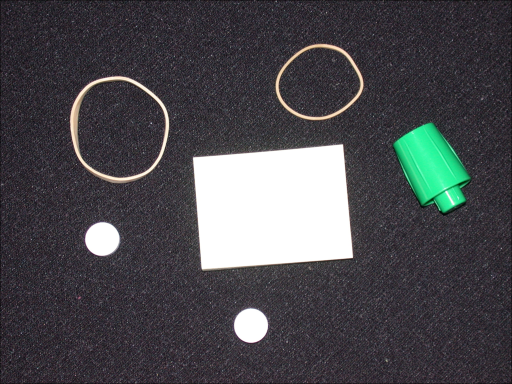
#> input picture 20211026/images/pillsetc.png, 512 x 384 px
$ python detect_cicle.py   (older library calls are emulated)
#> lines starting #> are read from the running program, lines starting #| are printed output that depends on the picture; after the words box and inside, x2 and y2 are one past the last pixel; in counts of white or black regions, pixels touching at a corner belong together
import numpy as np
import matplotlib.pyplot as plt
import cv2
from skimage import morphology
from scipy.ndimage.morphology import binary_fill_holes


def main():
  image_file = './images/pillsetc.png'
  # Step 1: Read image
  bgr_image = cv2.imread(image_file,cv2.IMREAD_COLOR)
#> bgr_image is the input picture: shape (384, 512, 3); mean B, G, R 77.5, 73.6, 73.9
  # Step 2: Threshold the image
  gray_image = cv2.cvtColor(bgr_image, cv2.COLOR_BGR2GRAY)
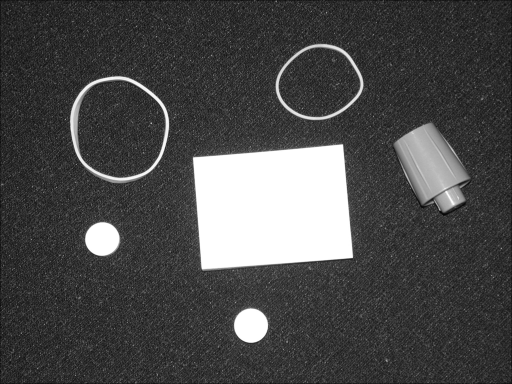
#> gray_image: shape (384, 512); min 6, max 255, mean 74.1
  threshold, thresh_image = cv2.threshold(gray_image, 0, 255, cv2.THRESH_BINARY+cv2.THRESH_OTSU)
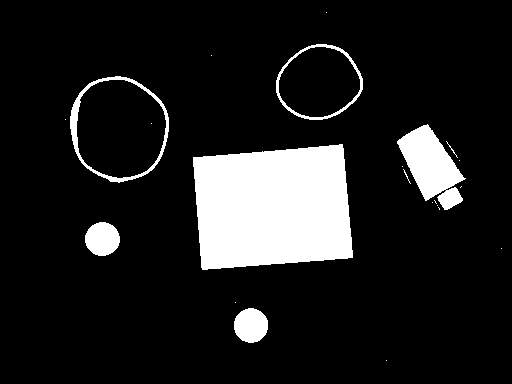
#> thresh_image: shape (384, 512); 12.3% white; 22 white regions (15 under 20 px), largest, box (x1, y1, x2, y2) and area: (193, 144, 353, 270) 17191, (397, 124, 466, 210) 3093, (70, 76, 169, 183) 1205
#> threshold = 145
  print('Graylevel threshold computed with otsu: ', threshold)
#| Graylevel threshold computed with otsu:  145.0

  # Step 3: Remove the noise
  # Remove objects containing fewer than 30 pixels (both gives essentially the same output)
  rmnoise_image = morphology.remove_small_objects(thresh_image.astype(bool), min_size=30)
#> rmnoise_image: shape (384, 512) bool; 12.2% white; 6 white regions, box (x1, y1, x2, y2) and area: (193, 144, 353, 270) 17191, (397, 124, 466, 210) 3093, (70, 76, 169, 183) 1205, (234, 308, 268, 343) 930, (85, 222, 120, 256) 924, (276, 44, 363, 120) 718

  # Fill a gap in the cap of the pen
  fillcap_image = morphology.binary_closing(rmnoise_image, selem=morphology.disk(2))

  # Fill holes
  clean_image = binary_fill_holes(fillcap_image)
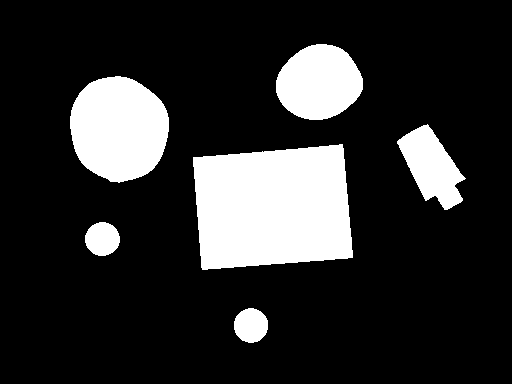
#> clean_image: shape (384, 512) bool; 18% white; 6 white regions

  # Step 4: Find boundaries
  contours, _ = cv2.findContours(clean_image.astype(np.uint8), cv2.RETR_EXTERNAL,cv2.CHAIN_APPROX_NONE)
#> contours = 6 contours; box (x1, y1, x2, y2) and area: (193, 144, 353, 270) 16928, (70, 76, 169, 183) 8074, (276, 44, 363, 120) 4908, (397, 124, 466, 210) 3026, (234, 308, 268, 343) 882, (85, 222, 120, 256) 876
  h,w = clean_image.shape
#> h = 384; w = 512
  obj_image = np.zeros(shape=(h,w,3),dtype=np.uint8)
  color_list=[(94,17,43),(128,31,113),(121,54,180),(118,173,253),(190,251,250),(93,96,239)]
  for ind, cnt in enumerate(contours):
    cv2.drawContours(obj_image, [cnt], 0,color_list[ind], -1)
#> this loop made 6 passes
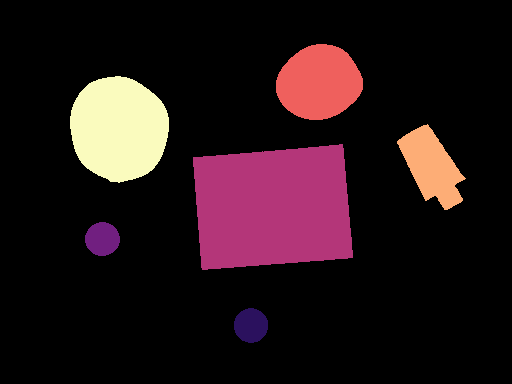
#> obj_image: shape (384, 512, 3); mean of channels 0, 1, 2 23.8, 20.6, 37.1; drawn as B, G, R


  # Step 5: Determine which objects are round
  # For a circle, the following relationship will hold
  #
  #         4 * pi * Area / Circumference^2 = 1
  #
  # Therefore, we use the metric alpha = 4*pi*Area/Perimeter^2 to determine how round the
  # shape is, the closer it is to one, the rounder it is. Mark the center of all
  # objects with alpha > round_thresh
  round_thresh = 0.9
  height, width,channel = obj_image.shape
#> height = 384; width = 512; channel = 3
  print('Object      Area Perimeter Roundness')
  for ind, contour in enumerate(contours):
    # Compute a simple estimate of the object perimeter
    # contour is a list of N coordinate points (x_i, y_i), and the perimeter is computed as
    # perimeter = sum_{i=0}^{N-2} ( sqrt( (x_{i+1} - x_i)^2 + (y_{i+1} - y_i)^2 ))
    delta_squared = np.diff(contour, axis=0)*np.diff(contour, axis=0)
    perimeter = np.sum(np.sqrt(np.sum(delta_squared, axis=1)))
    # or use the built in arcLength() (both arcLength() and contourArea() are
    # based on Freeman chain codes).
    perimeter = cv2.arcLength(contour, True)
    area = cv2.contourArea(contour)
    alpha = 4*np.pi*area/(perimeter**2)
    print('{0:>6} {1:>9,.0f} {2:>9,.2f} {3:>9,.3f}'.format(ind, area, perimeter, alpha))
    # Compute moments in order to find the centroid of objects
    moments = cv2.moments(contour)
    cx = int(moments['m10'] / moments['m00'])
    cy = int(moments['m01'] / moments['m00'])

    cv2.putText(obj_image,str(ind),(cx,cy),cv2.FONT_HERSHEY_SIMPLEX,0.5,color=(0,128,0),thickness=2)

    # Plot a red circle on the centroid of the round objects
    if alpha > round_thresh:
       cv2.circle(obj_image,(cx,cy),2,color=(0,0,255),thickness=2)
#> this loop made 6 passes
#> (area, alpha, cx, cy) on passes 1 to 6: (882, 0.907, 250, 325), (876, 0.9, 101, 238), (16928, 0.721, 272, 207), (3026.5, 0.558, 431, 166), (8074, 0.884, 118, 128), (4907.5, 0.885, 318, 82)
#|      0       882    110.57     0.907
#|      1       876    110.57     0.900
#|      2    16,928    543.05     0.721
#|      3     3,026    261.12     0.558
#|      4     8,074    338.88     0.884
#|      5     4,908    264.01     0.885
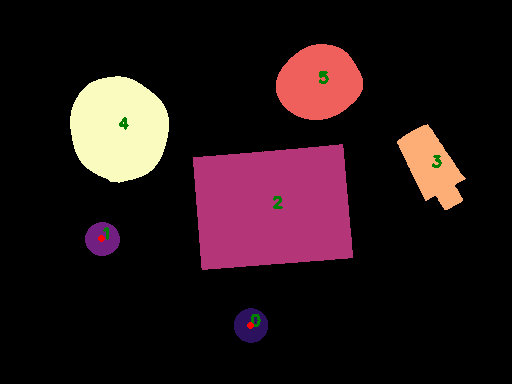
#> obj_image: shape (384, 512, 3); 0.26% of pixels changed, all inside (x1, y1, x2, y2) = (98, 71, 442, 329); drawn as B, G, R

  cv2.imshow("result",obj_image)
  cv2.waitKey(0)
  cv2.imwrite('results/marked_image.png', obj_image )


if __name__ == "__main__":
  main()
